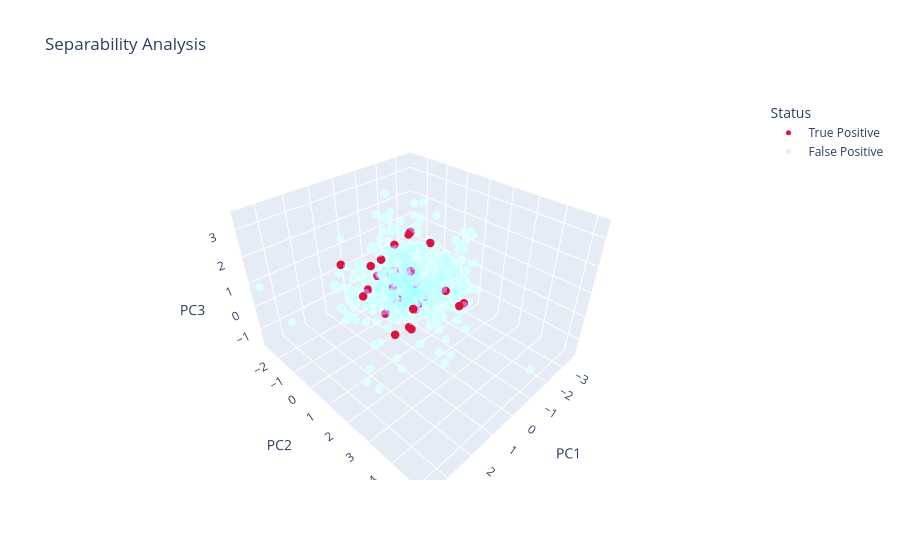

Here is the notebook cell this chart was saved with:
### Markdown cell above
## 5.1 Soft-voting ensemble

The strongest linear, boosted-tree, and neural candidates are combined through validation-tuned weights. The section also compares soft and hard voting and selects an operating threshold with Youden's J statistic.

### Code cell
from sklearn.linear_model import LogisticRegression
from sklearn.svm import SVC
from xgboost import XGBClassifier
from sklearn.preprocessing import StandardScaler
from sklearn.pipeline import Pipeline
from sklearn.metrics import roc_auc_score, average_precision_score, confusion_matrix, f1_score
import numpy as np
from sklearn.preprocessing import MinMaxScaler
from sklearn.svm import OneClassSVM
import matplotlib.pyplot as plt
from sklearn.decomposition import PCA
from mpl_toolkits.mplot3d import Axes3D
import plotly.express as px
from sklearn.metrics import roc_curve, precision_recall_curve
import torch
from sklearn.isotonic import IsotonicRegression
import pandas as pd

print("--- Ensemble: Soft Voting (4 Models via Grid Search) ---\n")

# --- Model Definitions ---
model_l2 = Pipeline([
    ('scaler', StandardScaler()), 
    ('clf', LogisticRegression(
        penalty='l2', C=0.00027, solver='lbfgs', 
        class_weight='balanced', max_iter=5000, random_state=42
    ))
])

model_en = Pipeline([
    ('scaler', StandardScaler()),
    ('clf', LogisticRegression(
        penalty='elasticnet', l1_ratio=0.85, solver='saga', 
        class_weight=None, max_iter=6000, random_state=42, C=100
    ))
])

model_xgb = XGBClassifier(
    n_estimators=150,           
    max_depth=5,               
    learning_rate=0.01,       
    scale_pos_weight=39,       
    max_delta_step=1,          
    min_child_weight=3,        
    subsample=0.7,             
    colsample_bytree=0.87,      
    tree_method='hist',        
    random_state=42,           
    n_jobs=-1,                 
    objective="binary:logistic" 
)


# --- Training ---
print("1. Fitting LogReg L2 (on reduced)...")
model_l2.fit(datasets['reduced'][0], y_train)
print("2. Fitting ElasticNet (on reduced)...")
model_en.fit(datasets['reduced'][0], y_train)
print("3. Fitting XGBoost (on Temporal)...")
model_xgb.fit(datasets['temporal'][0], y_train)

# --- Inference & Scaling ---
print("\nCalculating Ensemble Predictions and Scaling...")

p_l2_raw  = model_l2.predict_proba(datasets['reduced'][1])[:, 1] 
p_en_raw  = model_en.predict_proba(datasets['reduced'][1])[:, 1] 
p_xgb_raw = model_xgb.predict_proba(datasets['temporal'][1])[:, 1] 

# Scaling 0-1
scaler_l2 = MinMaxScaler()
p_l2 = scaler_l2.fit_transform(p_l2_raw.reshape(-1, 1)).flatten()

scaler_en = MinMaxScaler()
p_en = scaler_en.fit_transform(p_en_raw.reshape(-1, 1)).flatten()

scaler_xgb = MinMaxScaler()
p_xgb = scaler_xgb.fit_transform(p_xgb_raw.reshape(-1, 1)).flatten()

# MLP Inference
print("Predicting with trained MLP...")
X_mlp_val = datasets['temporal'][1]
X_mlp_scaled = scaler.transform(X_mlp_val) 
X_mlp_tensor = torch.tensor(X_mlp_scaled, dtype=torch.float32).to(device)

model.eval()
with torch.no_grad():
    p_mlp_raw = torch.sigmoid(model(X_mlp_tensor)).cpu().numpy().flatten()

scaler_mlp = MinMaxScaler()
p_mlp = scaler_mlp.fit_transform(p_mlp_raw.reshape(-1, 1)).flatten()

print(f"Rescaled Min/Max L2:  {p_l2.min():.4f} / {p_l2.max():.4f}")
print(f"Rescaled Min/Max EN:  {p_en.min():.4f} / {p_en.max():.4f}")
print(f"Rescaled Min/Max XGB: {p_xgb.min():.4f} / {p_xgb.max():.4f}")
print(f"Rescaled Min/Max MLP: {p_mlp.min():.4f} / {p_mlp.max():.4f}")

# --- Grid Search (Modified for 4 Models) ---
step = 0.05 # Increased step size slightly to prevent excessive runtime (O(n^3))
weight_range = np.arange(0.0, 1.0 + step, step)

best_score = -1
best_weights = (0, 0, 0, 0) # L2, EN, XGB, MLP
best_proba = None

print("\nStarting Grid Search (L2, EN, XGB loops)...")

# Loop L2
for w_l2 in weight_range:
    
    # Loop EN
    for w_en in weight_range:
        if (w_l2 + w_en) > 1.0: break 
        
        # Loop XGB 
        for w_xgb in weight_range:
            if (w_l2 + w_en + w_xgb) > 1.0: break

            # MLP is the remainder
            w_mlp = 1.0 - w_l2 - w_en - w_xgb
            
            # Avoid floating point errors slightly below 0
            if w_mlp < -1e-9: continue
            
            # Weighted Average
            current_proba = (w_l2 * p_l2) + (w_en * p_en) + (w_xgb * p_xgb) + (w_mlp * p_mlp)
            
            score = roc_auc_score(y_val, current_proba)
            
            if score > best_score:
                best_score = score
                # Store all 4 weights
                best_weights = (round(w_l2, 2), round(w_en, 2), round(w_xgb, 2), round(w_mlp, 2))
                best_proba = current_proba

best_pr_auc = average_precision_score(y_val, best_proba)

print(f"\nBest combination found:")
print(f"L2-weights:  {best_weights[0]}")
print(f"EN-weights:  {best_weights[1]}")
print(f"XGB-weights: {best_weights[2]}")
print(f"MLP-weights: {best_weights[3]}")
print(f"Best ROC-AUC: {best_score:.4f}")
print(f"Best PR-AUC:  {best_pr_auc:.4f}")

# --- Final Thresholding & Metrics ---
final_proba = best_proba
fpr, tpr, thresholds = roc_curve(y_val, final_proba)

# Youden's J
J = tpr - fpr
ix = np.argmax(J)
best_thresh_roc = thresholds[ix]

# manual threshold can be tested to maximize recall 
# best_thresh_roc = thresholds[ix] 

print(f"\n>>> Youden-Index <<<")
print(f"Optimal Threshold: {best_thresh_roc:.4f}")
print(f"Expected TPR (Recall): {tpr[ix]:.2%}")
print(f"Expected FPR (false alarms): {fpr[ix]:.2%}")

# Binary Predictions
final_preds = (final_proba >= best_thresh_roc).astype(int)
roc_auc_manual = roc_auc_score(y_val, final_preds)

cm = confusion_matrix(y_val, final_preds)
tn, fp, fn, tp = cm.ravel()

recall = tp / (tp + fn) if (tp+fn) > 0 else 0
precision = tp / (tp + fp) if (tp+fp) > 0 else 0

print(f"\n--- Operational Results ---")
print(f"Caught Defects (TP): {tp} / {tp+fn} (Recall: {recall:.1%})")
print(f"False Alarms (FP):   {fp} (Precision: {precision:.1%})")
print(f"Global Model ROC-AUC: {best_score:.4f}") 

# --- Hard Voting Check ---
print("\n--- Ensemble: Hard Voting ---")
class_l2  = (p_l2  >= 0.6).astype(int)
class_en  = (p_en  >= 0.5).astype(int)
class_xgb = (p_xgb >= 0.5).astype(int)
class_mlp = (p_mlp >= 0.5).astype(int) 

votes = class_l2 + class_en + class_xgb + class_mlp
hard_preds = (votes >= 3).astype(int) # Majority

roc_hard = roc_auc_score(y_val, votes)
pr_auc_hard = average_precision_score(y_val, votes) # <--- added

print(f"Hard Voting ROC-AUC: {roc_hard:.4f}")
print(f"Hard Voting PR-AUC:  {pr_auc_hard:.4f}") # <--- added

# --- Visualization (Standard PCA Plot) ---
print("\n--- Visualization: Clean Separation ---")
X_viz = datasets['raw_scaled'][1].copy() 
y_viz = y_val.values
preds_viz = final_preds 

pca = PCA(n_components=3)
X_pca_res = pca.fit_transform(X_viz)

df_plot = pd.DataFrame(X_pca_res, columns=['PC1', 'PC2', 'PC3'])
df_plot['True_Label'] = y_viz
df_plot['Prediction'] = preds_viz

def get_status(row):
    if row['True_Label'] == 1 and row['Prediction'] == 1: return 'True Positive'   
    elif row['True_Label'] == 0 and row['Prediction'] == 1: return 'False Positive'  
    else: return 'Ignore' 

df_plot['Status'] = df_plot.apply(get_status, axis=1)
df_clean = pd.concat([
    df_plot[df_plot['Status'] == 'True Positive'].copy(), 
    df_plot[df_plot['Status'] == 'False Positive'].sample(frac=0.5, random_state=42).copy()
])

color_map = {'True Positive': 'rgba(220, 20, 60, 1.0)', 'False Positive': 'rgba(16, 78, 139, 0.10)'}

fig = px.scatter_3d(
    df_clean, x='PC1', y='PC2', z='PC3', color='Status',
    color_discrete_map=color_map, symbol='Status',
    symbol_map={'True Positive': 'circle', 'False Positive': 'circle'},
    title=f'Separability Analysis'
)
fig.update_traces(marker=dict(size=5))
fig.show()

### Figure 1 — Plotly figure (JSON) as saved in the notebook; plotly's stock layout.template omitted (floating-point values rounded to 4 significant figures; data arrays with more than 128 entries replaced by an {"elided": "..."} marker saying what was removed)
{"data": [{"hovertemplate": "Status=True Positive<br>PC1=%{x}<br>PC2=%{y}<br>PC3=%{z}<extra></extra>", "legendgroup": "True Positive", "marker": {"color": "rgba(220, 20, 60, 1.0)", "size": 5, "symbol": "circle"}, "mode": "markers", "name": "True Positive", "scene": "scene", "showlegend": true, "type": "scatter3d", "x": [-0.4021, 1.604, -0.61, -1.442, -0.5004, -1.788, -0.6292, -0.2465, -0.9401, 0.9023, 0.1661, -0.5966, -1.401, 0.5286, -0.05566, -1.359, 0.2878, -0.6245, -1.174, 0.7275, -1.115, 0.6603, -1.076, -0.06815, 1.587, -1.446, -0.09028, -0.7856, -0.8583, -0.1312, -1.44, -0.9539, -0.5961, -2.171, -0.6133, -1.177], "y": [0.5067, 1.871, 0.5253, -0.3911, 0.6375, 0.09659, -0.5359, -0.8423, -0.1425, -0.0003407, -0.2594, -0.3084, -0.5088, -2.254, -0.03786, 1.953, 1.325, 0.6313, 1.453, 1.688, 0.4793, -0.5535, -0.4492, 0.1633, 0.3759, -1.407, 0.7259, -0.1553, 0.1371, -0.973, -0.6672, -0.232, -1.047, 1.518, -0.5557, -1.478], "z": [1.149, 0.3563, 0.5413, 0.1892, -0.4759, 1.532, 1.666, 1.093, 2.109, 1.711, -0.7999, -0.8149, 1.894, 0.593, 0.4104, -0.07951, 0.3444, -0.3324, 0.4159, -0.05009, -0.3034, 0.3793, 0.3416, -0.04041, 1.043, -0.3834, -1.016, -0.8112, -0.9345, 0.3933, 0.1747, -0.7805, 0.3266, -0.6225, 0.5952, -0.2127]}, {"hovertemplate": "Status=False Positive<br>PC1=%{x}<br>PC2=%{y}<br>PC3=%{z}<extra></extra>", "legendgroup": "False Positive", "marker": {"color": "rgba(16, 78, 139, 0.10)", "size": 5, "symbol": "circle"}, "mode": "markers", "name": "False Positive", "scene": "scene", "showlegend": true, "type": "scatter3d", "x": {"elided": "707 float values"}, "y": {"elided": "707 float values"}, "z": {"elided": "707 float values"}}], "layout": {"legend": {"title": {"text": "Status"}, "tracegroupgap": 0}, "scene": {"domain": {"x": [0, 1], "y": [0, 1]}, "xaxis": {"title": {"text": "PC1"}}, "yaxis": {"title": {"text": "PC2"}}, "zaxis": {"title": {"text": "PC3"}}}, "title": {"text": "Separability Analysis"}}}
